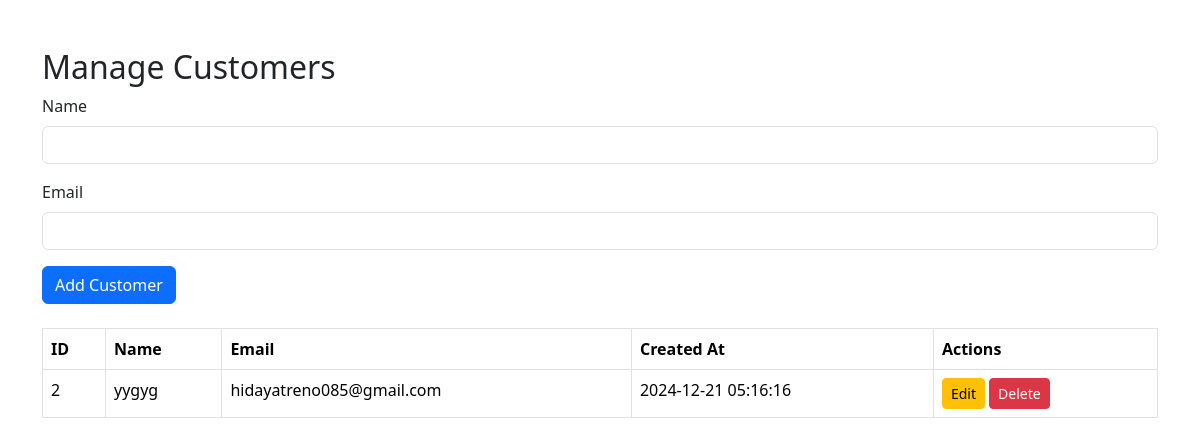
Page /manage_customers.php (signed in) on the committed database.
### tables this page shows
CREATE TABLE `customers` (
  `id` int(11) NOT NULL,
  `name` varchar(255) NOT NULL,
  `email` varchar(255) NOT NULL,
  `created_at` datetime DEFAULT current_timestamp()
);

### manage_customers.php (the view, shortened to what this page needs)
<?php
require 'config.php';
$query = "SELECT * FROM customers ORDER BY created_at DESC";
$stmt = $conn->prepare($query);
$stmt->execute();
$customers = $stmt->fetchAll(PDO::FETCH_ASSOC);
?>
<!DOCTYPE html>
<html lang="en">
<head>
    <link href="https://cdn.jsdelivr.net/npm/bootstrap@5.3.3/dist/css/bootstrap.min.css" rel="stylesheet" />
</head>
<body>
<div class="container my-5">
    <h2>Manage Customers</h2>
    <form method="POST" action="" class="mb-4">
        <div class="mb-3">
            <label for="name" class="form-label">Name</label>
            <input type="text" class="form-control" id="name" name="name" required>
        </div>
        <div class="mb-3">
            <label for="email" class="form-label">Email</label>
            <input type="email" class="form-control" id="email" name="email" required>
        </div>
        <button type="submit" name="add_customer" class="btn btn-primary">Add Customer</button>
    </form>
    <table class="table table-bordered">
        <thead>
        <tr>
            <th>ID</th>
            <th>Name</th>
            <th>Email</th>
            <th>Created At</th>
            <th>Actions</th>
        </tr>
        </thead>
        <tbody>
        <?php foreach ($customers as $customer): ?>
            <tr>
                <td><?= $customer['id'] ?></td>
                <td><?= $customer['name'] ?></td>
                <td><?= $customer['email'] ?></td>
                <td><?= $customer['created_at'] ?></td>
                <td>
                    <a href="edit_customer.php?id=<?= $customer['id'] ?>" class="btn btn-warning btn-sm">Edit</a>
                    <a href="delete_customer.php?id=<?= $customer['id'] ?>" class="btn btn-danger btn-sm" onclick="return confirm('Are you sure you want to delete this customer?')">Delete</a>
                </td>
            </tr>
        <?php endforeach; ?>
        </tbody>
    </table>
</div>
</body>
</html>

### rows in the picture
customers: id "2", name "yygyg", email "hidayatreno085@gmail.com", created_at "2024-12-21 05:16:16"
